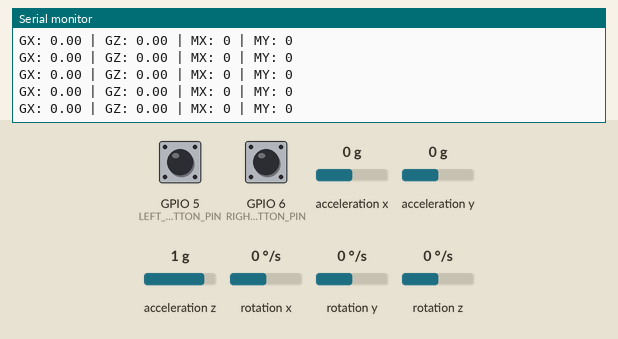
The sketch below on a simulated ESP32-S3. On the bench: the last lines printed to the serial monitor. The test bench sets the inputs (shaded band); at power-on: rotation x 0 °/s, rotation z 0 °/s, GPIO 5 (LEFT_BUTTON_PIN) HIGH, GPIO 6 (RIGHT_BUTTON_PIN) HIGH, acceleration x 0 g, acceleration y 0 g, acceleration z 1 g, rotation y 0 °/s. USB keyboard and mouse output is not drawn.

Above: at 5.5 s.
5.6 s: rotation x set to -192 °/s
At 5.92 s:
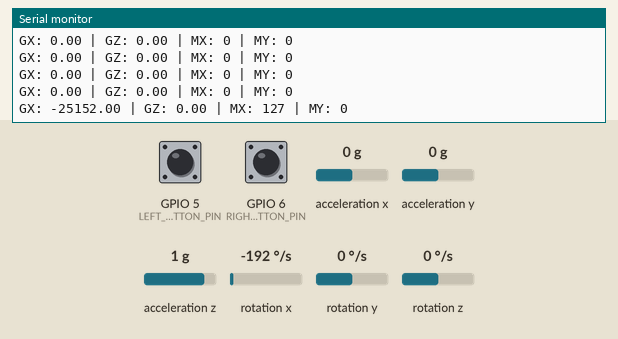
7.1 s: rotation z set to -192 °/s
At 7.17 s:
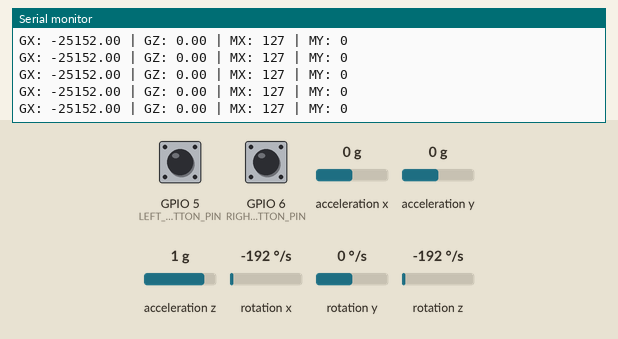
8.6 s: rotation x set to -100 °/s
At 8.63 s:
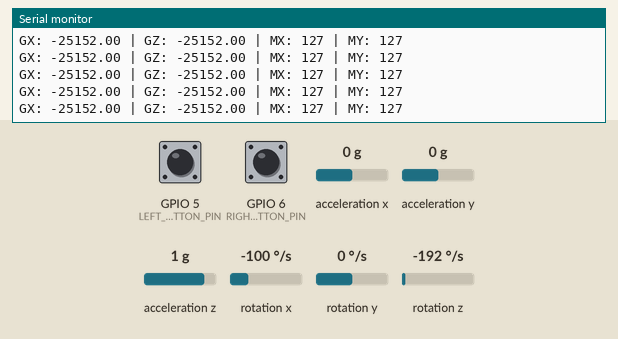
Timing chart, 0 to 11.6 s (numbered marks = the images above; inputs shaded):
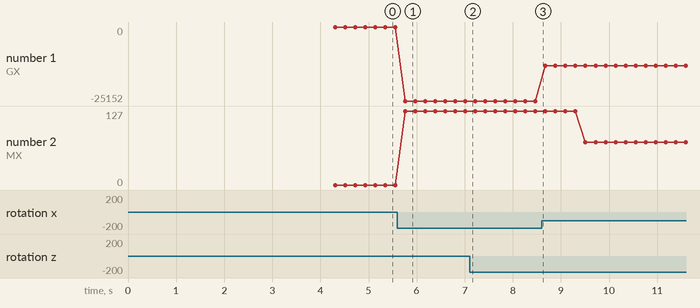

The sketch:

airmouse.ino
```cpp
#include <Wire.h>
#include <I2Cdev.h>
#include <MPU6050.h>
#include <BleMouse.h>

MPU6050 mpu(0x68);
BleMouse bleMouse("AirMouse", "ESP32", 100);

#define LEFT_BUTTON_PIN  5
#define RIGHT_BUTTON_PIN 6

float offX = 0, offZ = 0;
float moveX = 0, moveY = 0;

bool mpuReady = false;

void calibrateGyro() {
  long sx = 0, sz = 0;

  Serial.println("Keep AirMouse completely still!");

  for (int i = 0; i < 500; i++) {
    int16_t ax, ay, az, gx, gy, gz;
    mpu.getMotion6(&ax, &ay, &az, &gx, &gy, &gz);

    sx += gx;
    sz += gz;
    delay(3);
  }

  offX = sx / 500.0;
  offZ = sz / 500.0;

  Serial.print("Offset X: ");
  Serial.println(offX);

  Serial.print("Offset Z: ");
  Serial.println(offZ);
}

void setup() {
  Serial.begin(115200);
  delay(1000);

  Serial.println("Starting AirMouse...");

  Wire.begin(8, 9);
  Wire.setClock(100000);

  mpu.initialize();

  if (mpu.testConnection()) {
    Serial.println("MPU6050 connected!");
    mpu.setSleepEnabled(false);
    calibrateGyro();
    mpuReady = true;
  } else {
    Serial.println("MPU6050 NOT DETECTED!");
  }

  pinMode(LEFT_BUTTON_PIN, INPUT_PULLUP);
  pinMode(RIGHT_BUTTON_PIN, INPUT_PULLUP);

  bleMouse.begin();

  Serial.println("Bluetooth ready. Pair AirMouse.");
}

void loop() {

  if (!bleMouse.isConnected() || !mpuReady) {
    delay(10);
    return;
  }

  int16_t ax, ay, az, gx, gy, gz;

  mpu.getMotion6(&ax, &ay, &az, &gx, &gy, &gz);

  float gxc = gx - offX;
  float gzc = gz - offZ;

  // Dead zone
  if (abs(gxc) < 150) gxc = 0;
  if (abs(gzc) < 150) gzc = 0;

  // Sensitivity
  float dx = -gxc / 180.0;
  float dy = -gzc / 180.0;

  // Smooth movement
  static float avgDx = 0;
  static float avgDy = 0;

  avgDx = (avgDx * 3 + dx) / 4;
  avgDy = (avgDy * 3 + dy) / 4;

  // Accumulate fractional movements
  moveX += avgDx;
  moveY += avgDy;

  int mx = constrain((int)moveX, -127, 127);
  int my = constrain((int)moveY, -127, 127);

  if (mx != 0 || my != 0) {
    bleMouse.move(mx, my);
    moveX -= mx;
    moveY -= my;
  }

  // Left click
  if (digitalRead(LEFT_BUTTON_PIN) == LOW)
    bleMouse.press(MOUSE_LEFT);
  else
    bleMouse.release(MOUSE_LEFT);

  // Right click
  if (digitalRead(RIGHT_BUTTON_PIN) == LOW)
    bleMouse.press(MOUSE_RIGHT);
  else
    bleMouse.release(MOUSE_RIGHT);

  // Debug readings
  static unsigned long lastPrint = 0;

  if (millis() - lastPrint > 200) {
    Serial.print("GX: ");
    Serial.print(gxc);

    Serial.print(" | GZ: ");
    Serial.print(gzc);

    Serial.print(" | MX: ");
    Serial.print(mx);

    Serial.print(" | MY: ");
    Serial.println(my);

    lastPrint = millis();
  }

  delay(10);
}
```

Measured:
- after the input at 5.6 s, the serial monitor: prints a new line after 0.16 s (image 1)
- plotted number 1: 0 → -25152 after the input at 5.6 s, -25152 → -13100 after the input at 8.6 s
- plotted number 2: 0 → 127 after the input at 5.6 s, 127 → 73 after the input at 8.6 s
